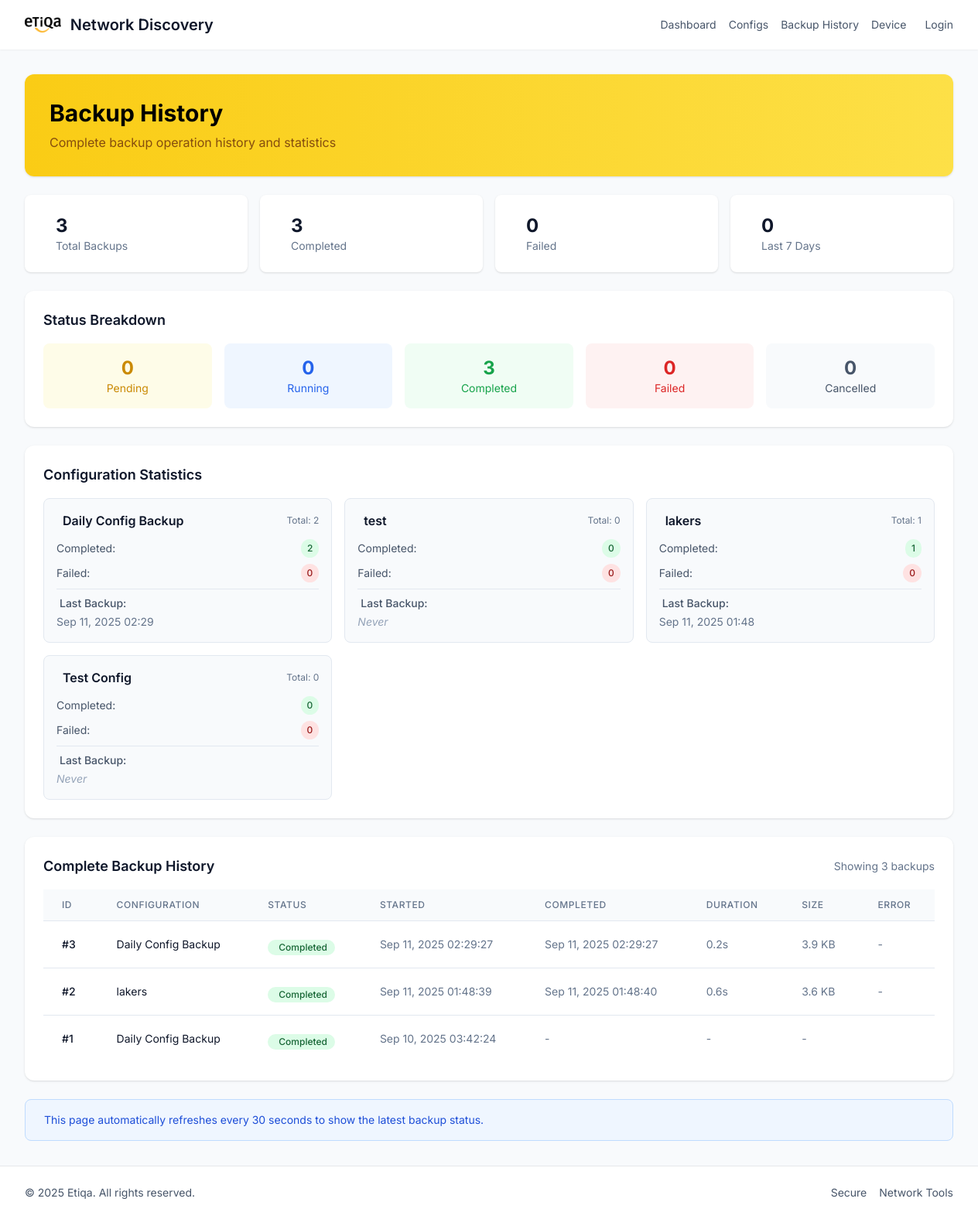
The app's page /backup-history/ with its own data.
### network_scanner/models.py (models this page shows, shortened)
class BackupConfig(models.Model):
    BACKUP_TYPES = [
        ('full', 'Full System Backup'),
        ('config', 'Configuration Only'),
        ('data', 'Data Only'),
    ]
    FREQUENCY_CHOICES = [
        ('hourly', 'Hourly'),
        ('daily', 'Daily'),
        ('weekly', 'Weekly'),
        ('monthly', 'Monthly'),
    ]
    name = models.CharField(max_length=100, unique=True)
    backup_type = models.CharField(max_length=10, choices=BACKUP_TYPES, default='config')
    frequency = models.CharField(max_length=10, choices=FREQUENCY_CHOICES, default='daily')
    enabled = models.BooleanField(default=True)
    auto_push_enabled = models.BooleanField(default=False, help_text="Enable automatic push of backups to remote location")
    max_backups = models.PositiveIntegerField(default=30, help_text="Maximum number of backups to keep")
    retention_months = models.PositiveIntegerField(default=6, help_text="Number of months to keep individual backups before archiving")
    archive_old_backups = models.BooleanField(default=True, help_text="Archive old backups instead of deleting them")
    backup_path = models.CharField(max_length=500, default='backups/')
    archive_path = models.CharField(max_length=500, default='backups/archives/', help_text="Path for archived backups")
    include_database = models.BooleanField(default=True)
    include_media = models.BooleanField(default=False)
    include_logs = models.BooleanField(default=True)
    created_at = models.DateTimeField(auto_now_add=True)
    updated_at = models.DateTimeField(auto_now=True)
    last_backup_at = models.DateTimeField(null=True, blank=True)
    next_backup_at = models.DateTimeField(null=True, blank=True)

class BackupHistory(models.Model):
    STATUS_CHOICES = [
        ('pending', 'Pending'),
        ('running', 'Running'),
        ('completed', 'Completed'),
        ('failed', 'Failed'),
        ('cancelled', 'Cancelled'),
    ]
    config = models.ForeignKey(BackupConfig, on_delete=models.CASCADE, related_name='backups')
    status = models.CharField(max_length=10, choices=STATUS_CHOICES, default='pending')
    started_at = models.DateTimeField(auto_now_add=True)
    completed_at = models.DateTimeField(null=True, blank=True)
    file_path = models.CharField(max_length=500, blank=True)
    file_size = models.BigIntegerField(null=True, blank=True)
    error_message = models.TextField(blank=True)
    backup_data = models.JSONField(default=dict, blank=True)
    @property
    def duration(self):
        if self.completed_at and self.started_at:
            return self.completed_at - self.started_at
        return None

### network_scanner/views.py (the view)
# urls.py: path("backup-history/", views.backup_history_public, name="backup_history_public"),
def backup_history_public(request):
    backup_history = BackupHistory.objects.select_related('config').order_by('-started_at')
    total_backups = backup_history.count()
    completed_backups = backup_history.filter(status='completed').count()
    failed_backups = backup_history.filter(status='failed').count()
    running_backups = backup_history.filter(status='running').count()
    recent_backups = backup_history.filter(
        started_at__gte=timezone.now() - timezone.timedelta(days=7)
    ).count()
    status_counts = {}
    for status, _ in BackupHistory.STATUS_CHOICES:
        status_counts[status] = backup_history.filter(status=status).count()
    config_stats = {}
    for config in BackupConfig.objects.all():
        config_backups = backup_history.filter(config=config)
        config_archives = BackupArchive.objects.filter(config=config)
        config_stats[config.name] = {
            'total': config_backups.count(),
            'completed': config_backups.filter(status='completed').count(),
            'failed': config_backups.filter(status='failed').count(),
            'last_backup': config_backups.first().started_at if config_backups.exists() else None,
            'archives': config_archives.count(),
            'archived_backups': sum(archive.backup_count for archive in config_archives),
        }
    archived_backups = BackupArchive.objects.select_related('config').order_by('-created_at')
    context = {
        'backup_history': backup_history,
        'archived_backups': archived_backups,
        'total_backups': total_backups,
        'completed_backups': completed_backups,
        'failed_backups': failed_backups,
        'running_backups': running_backups,
        'recent_backups': recent_backups,
        'status_counts': status_counts,
        'config_stats': config_stats,
    }
    return render(request, 'network_scanner/backup_history_public.html', context)

### network_scanner/templates/network_scanner/backup_history_public.html (shortened to what this page needs)
{% extends 'network_scanner/base.html' %}
{% load static %}
{% block content %}
<section class="space-y-6">
  <div class="bg-gradient-to-r from-yellow-400 to-yellow-300 rounded-xl p-6 sm:p-8 text-black shadow">
    <h1 class="text-2xl sm:text-3xl font-bold">Backup History</h1>
    <p class="mt-2 text-yellow-800">Complete backup operation history and statistics</p>
  </div>
  <div class="grid grid-cols-1 sm:grid-cols-2 lg:grid-cols-4 gap-4">
    <div class="bg-white rounded-lg shadow p-6">
      <div class="flex items-center">
        <div class="ml-4">
          <div class="text-2xl font-bold text-slate-900">{{ total_backups }}</div>
          <div class="text-sm text-slate-500">Total Backups</div>
        </div>
      </div>
    </div>
    <div class="bg-white rounded-lg shadow p-6">
      <div class="flex items-center">
        <div class="ml-4">
          <div class="text-2xl font-bold text-slate-900">{{ completed_backups }}</div>
          <div class="text-sm text-slate-500">Completed</div>
        </div>
      </div>
    </div>
    <div class="bg-white rounded-lg shadow p-6">
      <div class="flex items-center">
        <div class="ml-4">
          <div class="text-2xl font-bold text-slate-900">{{ failed_backups }}</div>
          <div class="text-sm text-slate-500">Failed</div>
        </div>
      </div>
    </div>
    <div class="bg-white rounded-lg shadow p-6">
      <div class="flex items-center">
        <div class="ml-4">
          <div class="text-2xl font-bold text-slate-900">{{ recent_backups }}</div>
          <div class="text-sm text-slate-500">Last 7 Days</div>
        </div>
      </div>
    </div>
  </div>
  <div class="bg-white rounded-xl shadow p-6">
    <h2 class="text-lg font-semibold text-slate-900 mb-4">Status Breakdown</h2>
    <div class="grid grid-cols-2 sm:grid-cols-5 gap-4">
      {% for status, count in status_counts.items %}
        <div class="text-center p-4 rounded-lg {% if status == 'completed' %}bg-green-50{% elif status == 'failed' %}bg-red-50{% elif status == 'running' %}bg-blue-50{% elif status == 'pending' %}bg-yellow-50{% else %}bg-slate-50{% endif %}">
          <div class="text-2xl font-bold {% if status == 'completed' %}text-green-600{% elif status == 'failed' %}text-red-600{% elif status == 'running' %}text-blue-600{% elif status == 'pending' %}text-yellow-600{% else %}text-slate-600{% endif %}">
            {{ count }}
          </div>
          <div class="text-sm {% if status == 'completed' %}text-green-600{% elif status == 'failed' %}text-red-600{% elif status == 'running' %}text-blue-600{% elif status == 'pending' %}text-yellow-600{% else %}text-slate-600{% endif %}">
            {{ status|title }}
          </div>
        </div>
      {% endfor %}
    </div>
  </div>
  <div class="bg-white rounded-xl shadow p-6">
    <h2 class="text-lg font-semibold text-slate-900 mb-4">Configuration Statistics</h2>
    {% if config_stats %}
      <div class="grid grid-cols-1 md:grid-cols-2 lg:grid-cols-3 gap-4">
        {% for config_name, stats in config_stats.items %}
          <div class="bg-slate-50 rounded-lg p-4 border border-slate-200">
            <div class="flex items-center justify-between mb-3">
              <h3 class="font-semibold text-slate-900 flex items-center">
                {{ config_name }}
              </h3>
              <span class="text-xs text-slate-500">Total: {{ stats.total }}</span>
            </div>
            <div class="space-y-2">
              <div class="flex justify-between items-center">
                <span class="text-sm text-slate-600">Completed:</span>
                <span class="inline-flex items-center px-2 py-1 rounded-full text-xs font-medium bg-green-100 text-green-800">
                  {{ stats.completed }}
                </span>
              </div>
              <div class="flex justify-between items-center">
                <span class="text-sm text-slate-600">Failed:</span>
                <span class="inline-flex items-center px-2 py-1 rounded-full text-xs font-medium bg-red-100 text-red-800">
                  {{ stats.failed }}
                </span>
              </div>
              <div class="pt-2 border-t border-slate-200">
                <div class="flex items-center text-sm text-slate-600">
                  <span class="font-medium">Last Backup:</span>
                </div>
                <div class="text-sm text-slate-500 mt-1">
                  {% if stats.last_backup %}
                    {{ stats.last_backup|date:"M d, Y H:i" }}
                  {% else %}
                    <span class="text-slate-400 italic">Never</span>
                  {% endif %}
                </div>
              </div>
            </div>
          </div>
        {% endfor %}
      </div>
    {% endif %}
  </div>
  <div class="bg-white rounded-xl shadow p-6">
    <div class="flex items-center justify-between mb-4">
      <h2 class="text-lg font-semibold text-slate-900">Complete Backup History</h2>
      <div class="text-sm text-slate-500">
        Showing {{ backup_history|length }} backup{{ backup_history|length|pluralize }}
      </div>
    </div>
    {% if backup_history %}
      <div class="overflow-x-auto">
        <table class="min-w-full divide-y divide-slate-200">
          <thead class="bg-slate-50">
            <tr>
              <th class="px-6 py-3 text-left text-xs font-medium text-slate-500 uppercase tracking-wider">ID</th>
              <th class="px-6 py-3 text-left text-xs font-medium text-slate-500 uppercase tracking-wider">Configuration</th>
              <th class="px-6 py-3 text-left text-xs font-medium text-slate-500 uppercase tracking-wider">Status</th>
              <th class="px-6 py-3 text-left text-xs font-medium text-slate-500 uppercase tracking-wider">Started</th>
              <th class="px-6 py-3 text-left text-xs font-medium text-slate-500 uppercase tracking-wider">Completed</th>
              <th class="px-6 py-3 text-left text-xs font-medium text-slate-500 uppercase tracking-wider">Duration</th>
              <th class="px-6 py-3 text-left text-xs font-medium text-slate-500 uppercase tracking-wider">Size</th>
              <th class="px-6 py-3 text-left text-xs font-medium text-slate-500 uppercase tracking-wider">Error</th>
            </tr>
          </thead>
          <tbody class="bg-white divide-y divide-slate-200">
            {% for backup in backup_history %}
              <tr class="hover:bg-slate-50">
                <td class="px-6 py-4 whitespace-nowrap text-sm font-medium text-slate-900">#{{ backup.id }}</td>
                <td class="px-6 py-4 whitespace-nowrap text-sm text-slate-900">{{ backup.config.name }}</td>
                <td class="px-6 py-4 whitespace-nowrap">
                  <span class="inline-flex items-center px-2.5 py-0.5 rounded-full text-xs font-medium
                    {% if backup.status == 'completed' %}bg-green-100 text-green-800
                    {% elif backup.status == 'failed' %}bg-red-100 text-red-800
                    {% elif backup.status == 'running' %}bg-blue-100 text-blue-800
                    {% elif backup.status == 'pending' %}bg-yellow-100 text-yellow-800
                    {% else %}bg-slate-100 text-slate-800{% endif %}">
                    {{ backup.status|title }}
                  </span>
                </td>
                <td class="px-6 py-4 whitespace-nowrap text-sm text-slate-500">
                  {{ backup.started_at|date:"M d, Y H:i:s" }}
                </td>
                <td class="px-6 py-4 whitespace-nowrap text-sm text-slate-500">
                  {% if backup.completed_at %}
                    {{ backup.completed_at|date:"M d, Y H:i:s" }}
                  {% else %}
                    -
                  {% endif %}
                </td>
                <td class="px-6 py-4 whitespace-nowrap text-sm text-slate-500">
                  {% if backup.duration %}
                    {{ backup.duration.total_seconds|floatformat:1 }}s
                  {% else %}
                    -
                  {% endif %}
                </td>
                <td class="px-6 py-4 whitespace-nowrap text-sm text-slate-500">
                  {% if backup.file_size %}
                    {{ backup.file_size|filesizeformat }}
                  {% else %}
                    -
                  {% endif %}
                </td>
                <td class="px-6 py-4 text-sm text-slate-500">
                  {% if backup.error_message %}
                    <span class="text-red-600" title="{{ backup.error_message }}">
                      <i class="ti ti-alert-circle"></i>
                    </span>
                  {% else %}
                    -
                  {% endif %}
                </td>
              </tr>
            {% endfor %}
          </tbody>
        </table>
      </div>
    {% else %}
      <div class="text-center py-12 text-slate-500">
        <i class="ti ti-history text-4xl mb-4"></i>
        <h3 class="text-lg font-medium text-slate-900 mb-2">No backup history found</h3>
        <p class="text-slate-500">Backup operations will appear here once they are executed.</p>
      </div>
    {% endif %}
  </div>
  <div class="bg-blue-50 border border-blue-200 rounded-lg p-4">
    <div class="flex items-center">
      <span class="text-sm text-blue-700">This page automatically refreshes every 30 seconds to show the latest backup status.</span>
    </div>
  </div>
</section>
{% endblock %}

### network_scanner/static/network_scanner/css/style.css (style rules this page uses)
:root { --primary: #fbbf24; --success: #10b981; --warning: #f59e0b; --error: #ef4444; --bg: #f8fafc; }
body { font-family: 'Inter', ui-sans-serif, system-ui, -apple-system, Segoe UI, Roboto, 'Helvetica Neue', Arial, 'Noto Sans', 'Apple Color Emoji', 'Segoe UI Emoji', 'Segoe UI Symbol', 'Noto Color Emoji'; }

### records on screen
BackupConfig: config_stats "Daily Config Backup"
BackupHistory: last_backup "Sep 11, 2025 02:29", id "3", config.name "Daily Config Backup", status "Completed", started_at "Sep 11, 2025 02:29:27", completed_at "Sep 11, 2025 02:29:27", duration.total_seconds "0.2", file_size|filesizeformat "3.9 KB"
BackupConfig: config_stats "test"
BackupConfig: config_stats "lakers"
BackupHistory: last_backup "Sep 11, 2025 01:48", id "2", config.name "lakers", status "Completed", started_at "Sep 11, 2025 01:48:39", completed_at "Sep 11, 2025 01:48:40", duration.total_seconds "0.6", file_size|filesizeformat "3.6 KB"
BackupConfig: config_stats "Test Config"
BackupHistory: id "1", config.name "Daily Config Backup", status "Completed", started_at "Sep 10, 2025 03:42:24"

### other values on screen
{{ total_backups }} "3"
{{ completed_backups }} "3"
{{ failed_backups }} "0"
{{ recent_backups }} "0"
{{ count }} "0" "0" "3" "0" "0"
{{ status|title }} "Pending" "Running" "Completed" "Failed" "Cancelled"
{{ stats.total }} "2" "0" "1" "0"
{{ stats.completed }} "2" "0" "1" "0"
{{ stats.failed }} "0" "0" "0" "0"
{{ backup_history|length }} "3"
